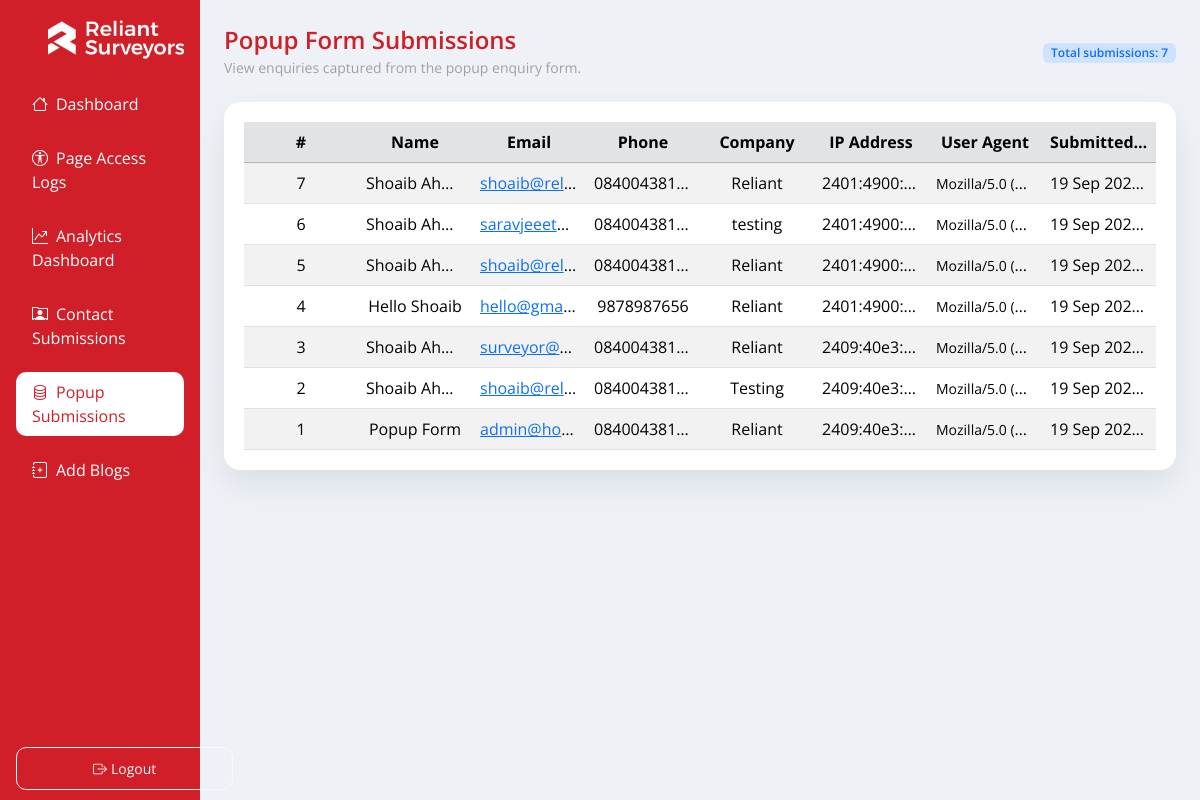
The app's page /popup_form_submissions.php (signed in) with its own data.
### tables this page shows
CREATE TABLE `popup_enquiry` (
  `id` int(10) UNSIGNED NOT NULL,
  `full_name` varchar(200) NOT NULL,
  `email` varchar(255) NOT NULL,
  `phone` varchar(50) NOT NULL,
  `company` varchar(255) DEFAULT NULL,
  `ip_address` varchar(45) NOT NULL,
  `user_agent` varchar(512) DEFAULT NULL,
  `created_at` timestamp NOT NULL DEFAULT current_timestamp()
);

### popup_form_submissions.php (the view, shortened to what this page needs)
<?php
require_once __DIR__ . '/includes/render.php';
$pdo = db();
$submissions = [];
$error = null;
$perPage = 10;
$page = filter_input(
  INPUT_GET,
  'page',
  FILTER_VALIDATE_INT,
  ['options' => ['default' => 1, 'min_range' => 1]]
);
$offset = ($page - 1) * $perPage;
$totalSubmissions = 0;
try {
  $countStmt = $pdo->query('SELECT COUNT(*) FROM popup_enquiry');
  $totalSubmissions = (int)$countStmt->fetchColumn();
  if ($totalSubmissions > 0) {
    $query = sprintf(
      'SELECT id, full_name, email, phone, company, ip_address, user_agent, created_at FROM popup_enquiry ORDER BY created_at DESC LIMIT %d OFFSET %d',
      $perPage,
      $offset
    );
    $stmt = $pdo->query($query);
    $submissions = $stmt->fetchAll();
  } else {
    $page = 1;
    $offset = 0;
  }
} catch (Throwable $e) {
  $error = 'Unable to load popup form submissions at this time.';
}
render_head('Popup Form Submissions');
echo '<div class="container-fluid layout">';
echo '<div class="row g-0">';
render_sidebar('popup-form');
?>
<main class="col-12 col-md-9 col-lg-10 content">
  <div class="d-flex flex-column flex-lg-row align-items-lg-center justify-content-between gap-3 mb-4">
    <div>
      <h2 class="title-heading">Popup Form Submissions</h2>
      <p class="para mb-0">View enquiries captured from the popup enquiry form.</p>
    </div>
    <div class="text-lg-end">
      <span class="badge bg-primary-subtle text-primary fw-semibold">Total submissions: <?= number_format($totalSubmissions) ?></span>
    </div>
  </div>
  <?php if ($error): ?>
    <div class="alert alert-warning" role="alert">
      <?= htmlspecialchars($error, ENT_QUOTES, 'UTF-8') ?>
    </div>
  <?php elseif (!$submissions): ?>
    <div class="alert alert-info" role="alert">
      No popup form submissions found.
    </div>
  <?php else: ?>
    <div class="box">
      <div class="table-responsive">
        <table class="table table-striped table-hover align-middle mb-0">
          <thead class="table-secondary">
            <tr>
              <th scope="col">#</th>
              <th scope="col">Name</th>
              <th scope="col">Email</th>
              <th scope="col">Phone</th>
              <th scope="col">Company</th>
              <th scope="col">IP Address</th>
              <th scope="col">User Agent</th>
              <th scope="col">Submitted At</th>
            </tr>
          </thead>
          <tbody>
            <?php foreach ($submissions as $submission): ?>
              <?php
                $createdAt = $submission['created_at'] ?? '';
                $createdAtFormatted = '—';
                if ($createdAt) {
                  try {
                    $createdAtFormatted = (new DateTime($createdAt))->format('d M Y H:i');
                  } catch (Throwable $e) {
                    $createdAtFormatted = (string)$createdAt;
                  }
                }
              ?>
              <tr>
                <td><?= (int)$submission['id'] ?></td>
                <td><?= htmlspecialchars((string)($submission['full_name'] ?? ''), ENT_QUOTES, 'UTF-8') ?></td>
                <td>
                  <?php if (!empty($submission['email'])): ?>
                    <a href="mailto:<?= htmlspecialchars($submission['email'], ENT_QUOTES, 'UTF-8') ?>">
                      <?= htmlspecialchars($submission['email'], ENT_QUOTES, 'UTF-8') ?>
                    </a>
                  <?php else: ?>
                    <span class="text-muted">—</span>
                  <?php endif; ?>
                </td>
                <td><?= htmlspecialchars((string)($submission['phone'] ?? '—'), ENT_QUOTES, 'UTF-8') ?></td>
                <td><?= htmlspecialchars((string)($submission['company'] ?? '—'), ENT_QUOTES, 'UTF-8') ?></td>
                <td><?= htmlspecialchars((string)($submission['ip_address'] ?? '—'), ENT_QUOTES, 'UTF-8') ?></td>
                <td class="text-break">
                  <?php if (!empty($submission['user_agent'])): ?>
                    <small><?= htmlspecialchars($submission['user_agent'], ENT_QUOTES, 'UTF-8') ?></small>
                  <?php else: ?>
                    <span class="text-muted">—</span>
                  <?php endif; ?>
                </td>
                <td><?= htmlspecialchars($createdAtFormatted, ENT_QUOTES, 'UTF-8') ?></td>
              </tr>
            <?php endforeach; ?>
          </tbody>
        </table>
      </div>
    </div>
  <?php endif; ?>
</main>
<?php
echo '</div>';
echo '</div>';
render_footer();

### includes/render.php (shortened to what this page needs)
<?php
function render_head(string $title, string $bodyClass = ''): void
{
  $csrf = htmlspecialchars(csrf_token(), ENT_QUOTES, 'UTF-8');
  $bodyAttr = $bodyClass !== ''
    ? ' class="' . htmlspecialchars($bodyClass, ENT_QUOTES, 'UTF-8') . '"'
    : '';
  echo <<<HTML
<!DOCTYPE html>
<html lang="en">
<head>
  <meta charset="UTF-8">
  <title>{$title}</title>
  <meta name="viewport" content="width=device-width, initial-scale=1.0"/>
  <meta name="csrf-token" content="{$csrf}">
  <link rel="shortcut icon" href="assets/images/favicon.png" type="image/x-icon">
  <link href="https://cdn.jsdelivr.net/npm/bootstrap@5.3.2/dist/css/bootstrap.min.css" rel="stylesheet">
  <link href="https://cdn.jsdelivr.net/npm/bootstrap-icons@1.11.3/font/bootstrap-icons.min.css" rel="stylesheet">
  <link rel="stylesheet" href="assets/css/style.css">
  <link rel="stylesheet" href="assets/css/custom.css">
</head>
<body{$bodyAttr}>
HTML;
}
function render_sidebar(string $active): void
{
  $items = [
    'home'      => ['href' => 'index.php', 'icon' => 'bi-house',     'label' => 'Dashboard'],
    'logs'      => ['href' => 'page_access_logs.php', 'icon' => 'bi-universal-access-circle',       'label' => 'Page Access Logs'],
    'analytics' => ['href' => 'analytics_dashboard.php', 'icon' => 'bi-graph-up-arrow', 'label' => 'Analytics Dashboard'],
    'contact-form' => ['href' => 'contact_form_submissions.php', 'icon' => 'bi-person-rolodex', 'label' => 'Contact Submissions'],
    'popup-form' => ['href' => 'popup_form_submissions.php', 'icon' => 'bi-database', 'label' => 'Popup Submissions'],
    'add-blogs' => ['href' => 'add_blogs.php', 'icon' => 'bi-journal-plus', 'label' => 'Add Blogs'],
  ];
  echo '<aside class="col-12 col-md-3 col-lg-2 sidebar p-3">';
  echo '<div class="mb-2 pb-2">';
  echo '<img src="assets/images/logo.webp" alt="" class="logo">';
  echo '<form method="post" class="mb-0 logoutform">';
  echo '<button class="btn btn-outline-light btn-sm" name="logout" title="Logout">';
  echo '<i class="bi bi-box-arrow-right me-1"></i>Logout';
  echo '</button>';
  echo '</form>';
  echo '</div>';
  echo '<nav class="nav flex-column gap-1">';
  foreach ($items as $key => $item) {
    $isActive = $key === $active ? ' active' : '';
    $icon = htmlspecialchars($item['icon'], ENT_QUOTES, 'UTF-8');
    $href = htmlspecialchars($item['href'], ENT_QUOTES, 'UTF-8');
    $label = htmlspecialchars($item['label'], ENT_QUOTES, 'UTF-8');
    printf('<a href="%s" class="nav-link%s"><i class="bi %s me-2"></i>%s</a>', $href, $isActive, $icon, $label);
  }
  echo '</nav>';
  echo '</aside>';
}
function render_footer(bool $includeECharts = false, bool $includeChartJs = false, bool $includeChartJsExtras = false): void
{
  echo '</body></html>';
}

### assets/css/style.css (style rules this page uses)
body { background: #eef2f7; font-family: "Open Sans", sans-serif; color: #111; }
.layout { min-height: 100vh; padding: 0; }
.sidebar { min-height: 100vh; background: #d01f28; color: #cbd5e1; position: relative; }
.sidebar .nav-link { color: #fff; border-radius: 10px; font-weight: 400; margin: 5px 0; }
.sidebar .nav-link.active, .sidebar .nav-link:hover { background: #fff; color: #d01f28; font-size: inherit; }
.content { padding: 24px; }
.box { background: #ffffff; border-radius: 16px; box-shadow: 0 16px 32px rgba(15, 23, 42, 0.08); padding: 20px; }
.table td, .table th { vertical-align: middle; }

### assets/css/custom.css (style rules this page uses)
.logo { width: 200px; }
.content .title-heading { font-size: 24px; font-weight: 600; line-height: 1.3; margin-bottom: 2px; color: #d01f28; }
.content .para { font-size: 14px; margin-bottom: 10px; color: #a0a0a0; }
table { table-layout: fixed; width: 100%; border-collapse: collapse; }
table th, table td { width: auto; text-align: center; padding: 8px 12px; white-space: nowrap; overflow: hidden; text-overflow: ellipsis; }
.logoutform { position: fixed; bottom: 10px; left: 16px; }
.logoutform button { padding: 10px 76px; border-radius: 10px; }

### records on screen
popup_enquiry: id "7", full_name "Shoaib Ah…", email "shoaib@rel…", phone "084004381…", company "Reliant", ip_address "2401:4900:…", user_agent "Mozilla/5.0 (…", created_at "19 Sep 202…"
popup_enquiry: id "6", full_name "Shoaib Ah…", email "saravjeeet…", phone "084004381…", company "testing", ip_address "2401:4900:…", user_agent "Mozilla/5.0 (…", created_at "19 Sep 202…"
popup_enquiry: id "5", full_name "Shoaib Ah…", email "shoaib@rel…", phone "084004381…", company "Reliant", ip_address "2401:4900:…", user_agent "Mozilla/5.0 (…", created_at "19 Sep 202…"
popup_enquiry: id "4", full_name "Hello Shoaib", email "hello@gma…", phone "9878987656", company "Reliant", ip_address "2401:4900:…", user_agent "Mozilla/5.0 (…", created_at "19 Sep 202…"
popup_enquiry: id "3", full_name "Shoaib Ah…", email "surveyor@…", phone "084004381…", company "Reliant", ip_address "2409:40e3:…", user_agent "Mozilla/5.0 (…", created_at "19 Sep 202…"
popup_enquiry: id "2", full_name "Shoaib Ah…", email "shoaib@rel…", phone "084004381…", company "Testing", ip_address "2409:40e3:…", user_agent "Mozilla/5.0 (…", created_at "19 Sep 202…"
popup_enquiry: id "1", full_name "Popup Form", email "admin@ho…", phone "084004381…", company "Reliant", ip_address "2409:40e3:…", user_agent "Mozilla/5.0 (…", created_at "19 Sep 202…"

### other values on screen
$label "Dashboard"
$label "Page Access Logs"
$label "Analytics Dashboard"
$label "Contact Submissions"
$label "Popup Submissions"
$label "Add Blogs"
$totalSubmissions "7"
